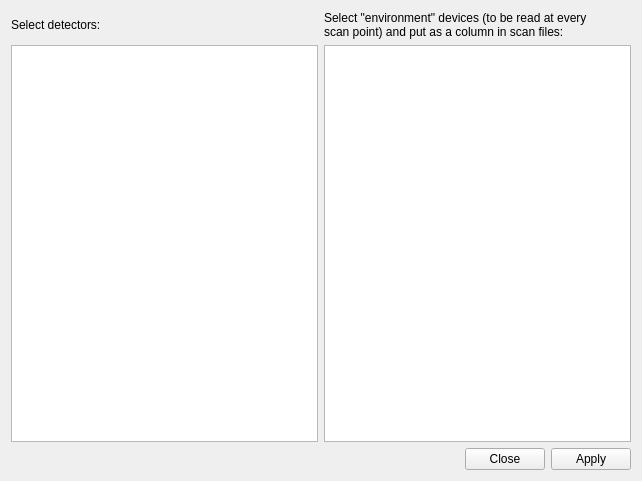
<?xml version="1.0" encoding="UTF-8"?>
<ui version="4.0">
 <class>Form</class>
 <widget class="QWidget" name="Form">
  <property name="geometry">
   <rect>
    <x>0</x>
    <y>0</y>
    <width>642</width>
    <height>481</height>
   </rect>
  </property>
  <property name="windowTitle">
   <string>Form</string>
  </property>
  <layout class="QVBoxLayout" name="verticalLayout">
   <item>
    <layout class="QGridLayout" name="gridLayout">
     <item row="0" column="0">
      <widget class="QLabel" name="label_9">
       <property name="text">
        <string>Select detectors:</string>
       </property>
      </widget>
     </item>
     <item row="0" column="1">
      <widget class="QLabel" name="label_10">
       <property name="text">
        <string>&lt;html&gt;&lt;head/&gt;&lt;body&gt;&lt;p&gt;Select &amp;quot;environment&amp;quot; devices (to be read at every&lt;br/&gt;scan point) and put as a column in scan files:&lt;/p&gt;&lt;/body&gt;&lt;/html&gt;</string>
       </property>
       <property name="wordWrap">
        <bool>false</bool>
       </property>
      </widget>
     </item>
     <item row="1" column="0">
      <widget class="QListWidget" name="detectors"/>
     </item>
     <item row="1" column="1">
      <widget class="QListWidget" name="sampleenv"/>
     </item>
    </layout>
   </item>
   <item>
    <widget class="QDialogButtonBox" name="buttonBox">
     <property name="standardButtons">
      <set>QDialogButtonBox::Apply|QDialogButtonBox::Close</set>
     </property>
    </widget>
   </item>
  </layout>
 </widget>
 <resources/>
 <connections/>
</ui>
